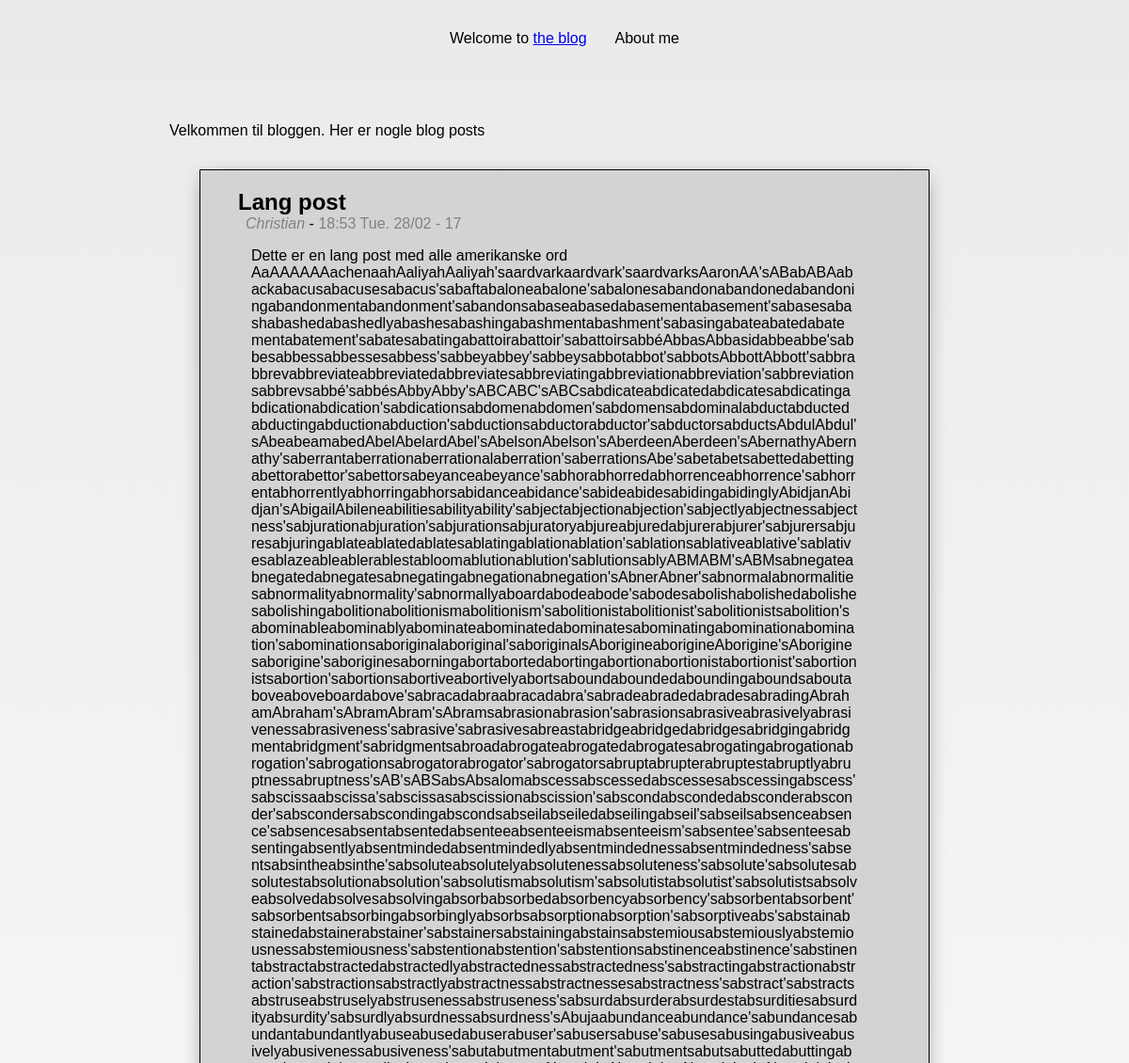
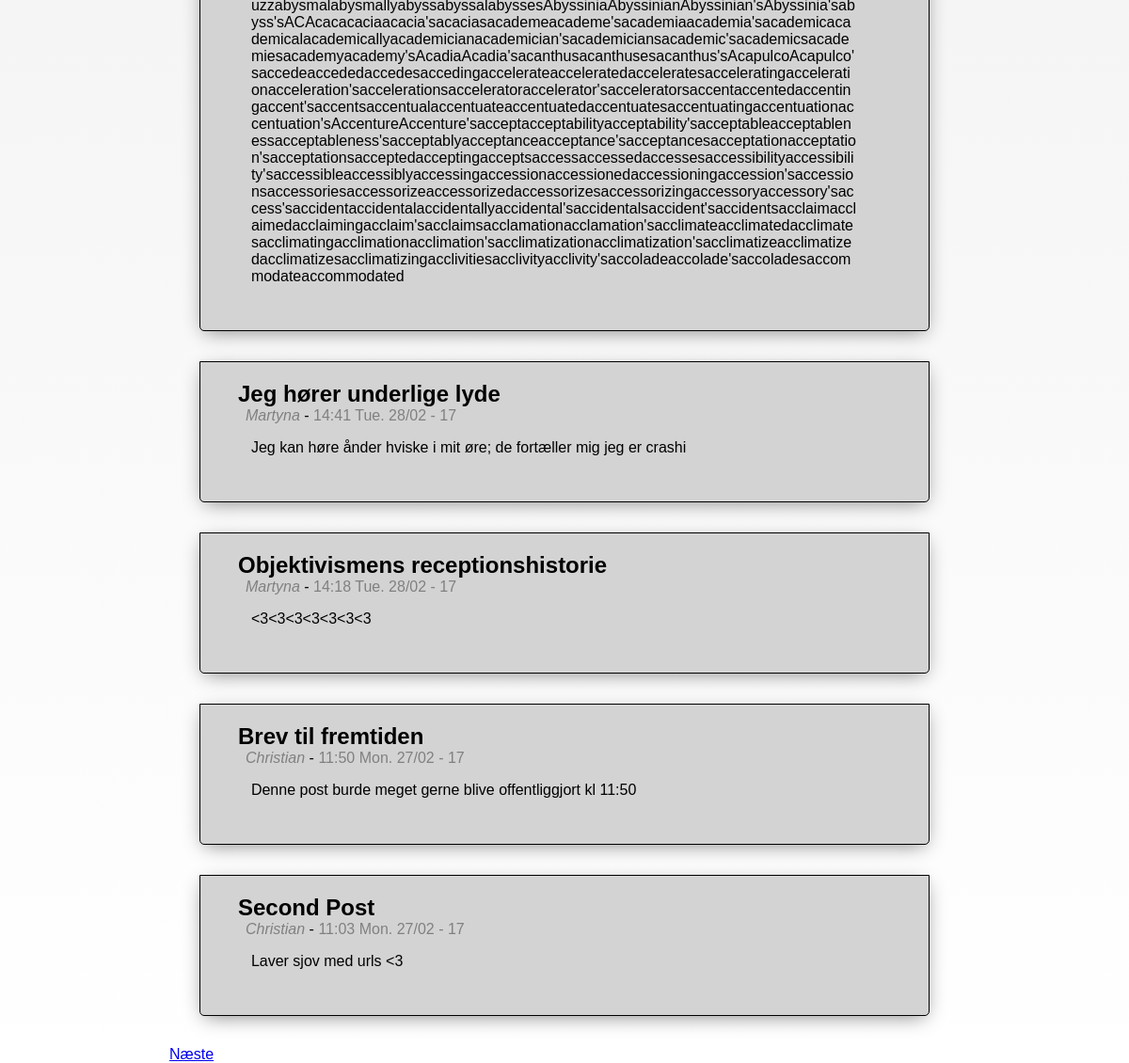
Before: / with the older database file (2 pictures, top to bottom).
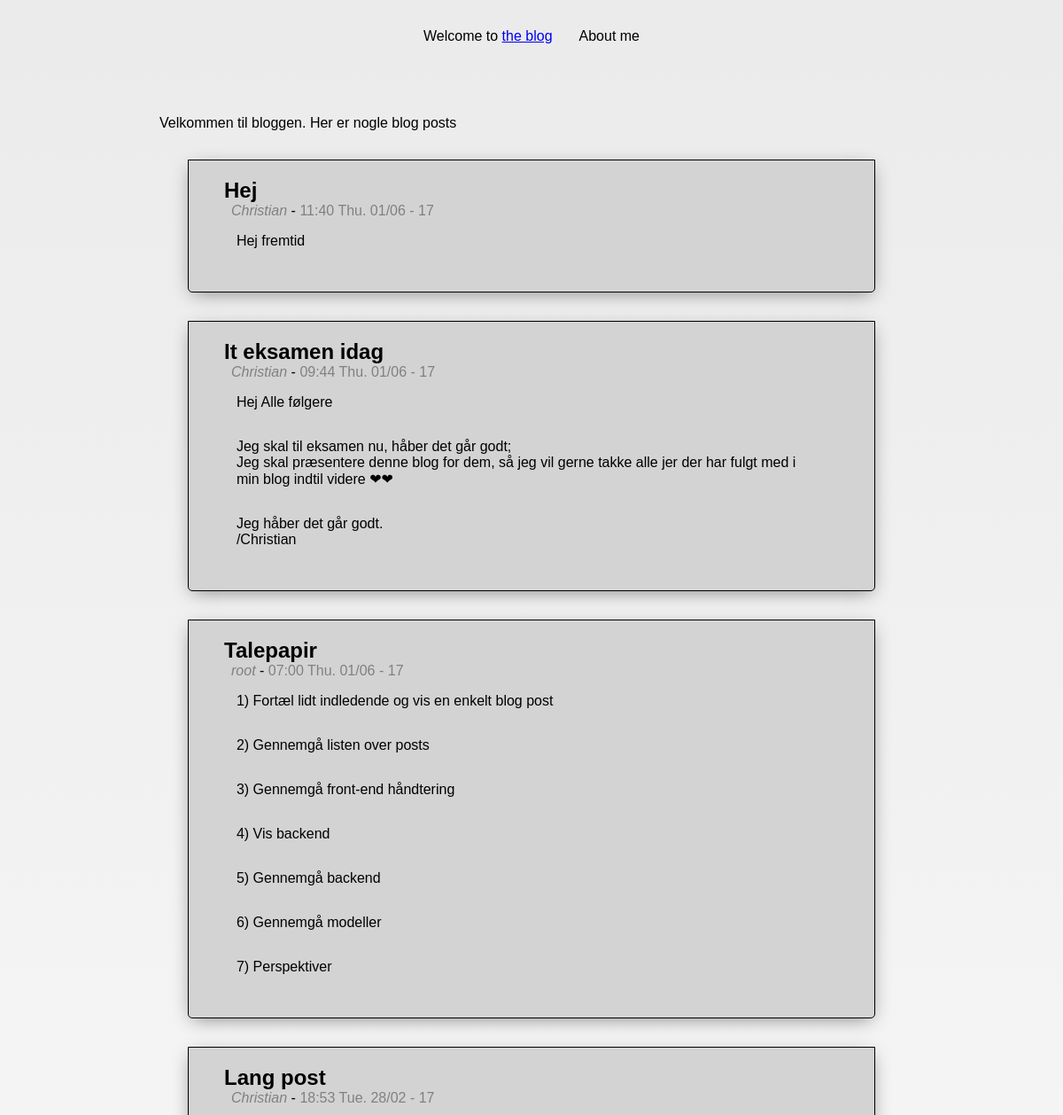
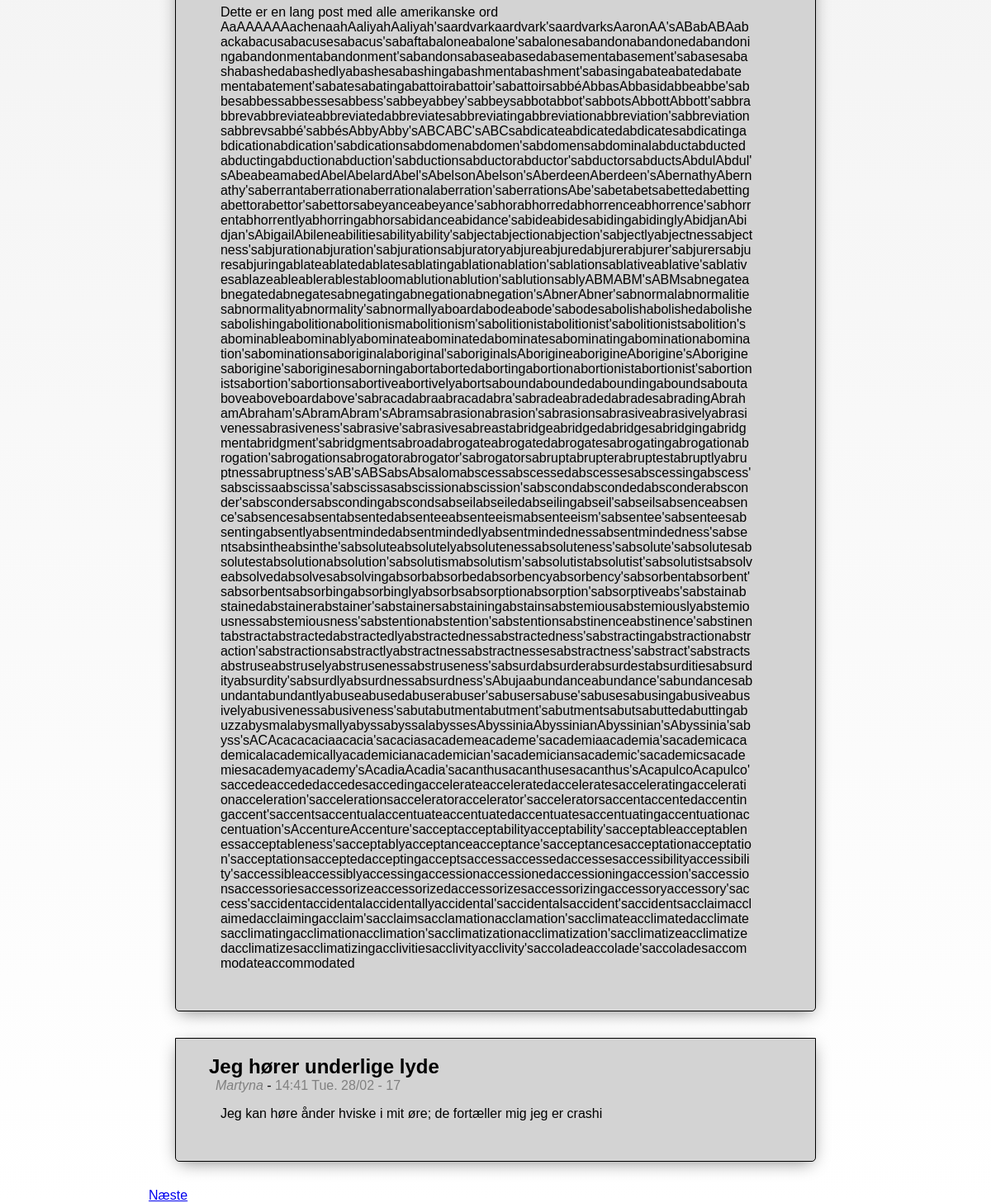
After: the same page with the newer database file (2 pictures, top to bottom).
### back/models.py (models this page shows, shortened)
class Post(models.Model):
    postId = models.AutoField(primary_key=True)
    title = models.CharField(max_length=255)
    shortTitle = models.CharField(max_length=20)
    created = models.DateTimeField(editable=False)
    published=models.DateTimeField()
    body = models.TextField()
    shortBody = models.TextField(blank=True);
    author=models.ForeignKey('Author', on_delete=models.CASCADE, blank=True, default=1)
    class Meta:
        verbose_name = "Post"
        verbose_name_plural = "Posts"
        ordering = ['-published']

class Author(models.Model):
    name = models.CharField(max_length=100) #Fulde navn
    description = models.TextField(blank=True) #En personlig beskrivelse
    latest = models.IntegerField(blank=True, null=True) #Postid af den seneste indlæg
    class Meta:
        verbose_name = 'Author'
        verbose_name_plural = 'Authors'

### blog/views.py (the view)
# urls.py: url(r'^$', views.front, name='front'),
def front(request):
    timeStamp = datetime.now()
    blogPost = models.Post.objects.filter(published__lt=timeStamp)[:postCount]
    return render(request, 'page.html', {'posts' : blogPost, 'page' : 0} )

### blog/templates/page.html
{% extends "masterview.html" %}
{% load mathfilters %}
{% block content %}
Velkommen til bloggen.
Her er nogle blog posts
{% for post in posts%}
    <div class="post">
    <h2 class="postTitle">{{post.title}}</h2>
    <span class='byline'><a href="/author/{{post.author.id}}"><i class="postAuthor">{{post.author.name}}</i></a> - <a href="/post/{{post.postId}}/{{post.shortTitle}}">{{ post.published|date:"H:i D. d/m - y" }}</a> </span>
    <div class="postBody">
        {{post.body|linebreaks}}
    </div>
    </div>
{% endfor %}
<div class="navigation">
    {% if page > 0 %}<a href="/page/{{page|sub:1}}">Forrige</a>{%endif%}<a href="/page/{{page|add:1}}/">Næste</a>
</div>
{% endblock %}

### blog/templates/masterview.html (shortened to what this page needs)
{% load static %}
<!DOCTYPE html>
<html>
    <head>
        <link rel="stylesheet" href="{% static 'css/style.css' %}"
    </head>
    <body>
        <div id=header>
            <p>Welcome to <a href="/">the blog</a></p>
            <p>About me</p>
        </div>
        <div id="content">
            {% block content %}
            {% endblock %}
        </div>
    </body>
</html>

### blog/static/css/style.css (style rules this page uses)
html { height: 100% }
body { margin: 0; background: linear-gradient(to bottom, #ebebeb, white); height: 100%; overflow-x: hidden; background-repeat: no-repeat; font-family: sans-serif; }
#header { margin: 0 0 3em 0; background-color: #ebebeb; padding: 1em; display: flex; align-content: center; justify-content: center; }
#header *:first-child { padding-right: 10px; }
#header > *:last-child { padding-left: 10px; }
#content { width: 70vw; margin: 0 auto; border-radius: }
.post { border: 1px solid black; margin: 2em; padding-left: 1em; background-color: lightgray; box-shadow: 0px 5px 20px -5px gray; border-bottom-left-radius: 5px; border-bottom-right-radius: 5px; }
.post .postTitle { padding-left: 1em; font-family: sans-serif; margin-bottom: 0; }
.post .byline { padding-left: 2em; }
.post .byline a { text-decoration: none; color: gray; }
.post .postBody { overflow-y: hidden; margin-bottom: 1em; }
.post .postBody p { word-wrap: break-word; padding: 0 10% 1em 5%; }

Changed rows visible on the page:
no longer on this page (row unchanged): Post: title "Objektivismens receptionshistorie", author.name "Martyna", published "14:18 Tue. 28/02 - 17", body "<3<3<3<3<3<3<3"
no longer on this page (row unchanged): Post: title "Brev til fremtiden", author.name "Christian", published "11:50 Mon. 27/02 - 17", body "Denne post burde meget gerne blive offentliggjort kl 11:50"
no longer on this page (row unchanged): Post: title "Second Post", author.name "Christian", published "11:03 Mon. 27/02 - 17", body "Laver sjov med urls <3"
added Post: title "Hej", author.name "Christian", published "11:40 Thu. 01/06 - 17", body "Hej fremtid"
added Post: title "It eksamen idag", author.name "Christian", published "09:44 Thu. 01/06 - 17", body "Hej Alle følgere Jeg skal til eksamen nu, håber det går godt; Jeg skal præsentere denne blog for dem, så jeg vil gerne takke alle jer der har fulgt med i min blog indtil videre ❤❤ Jeg håber det går godt. /Christian"
added Post: title "Talepapir", author.name "root", published "07:00 Thu. 01/06 - 17", body "1) Fortæl lidt indledende og vis en enkelt blog post 2) Gennemgå listen over posts 3) Gennemgå front-end håndtering 4) Vis backend 5) Gennemgå backend 6) Gennemgå modeller 7) Perspektiver"
